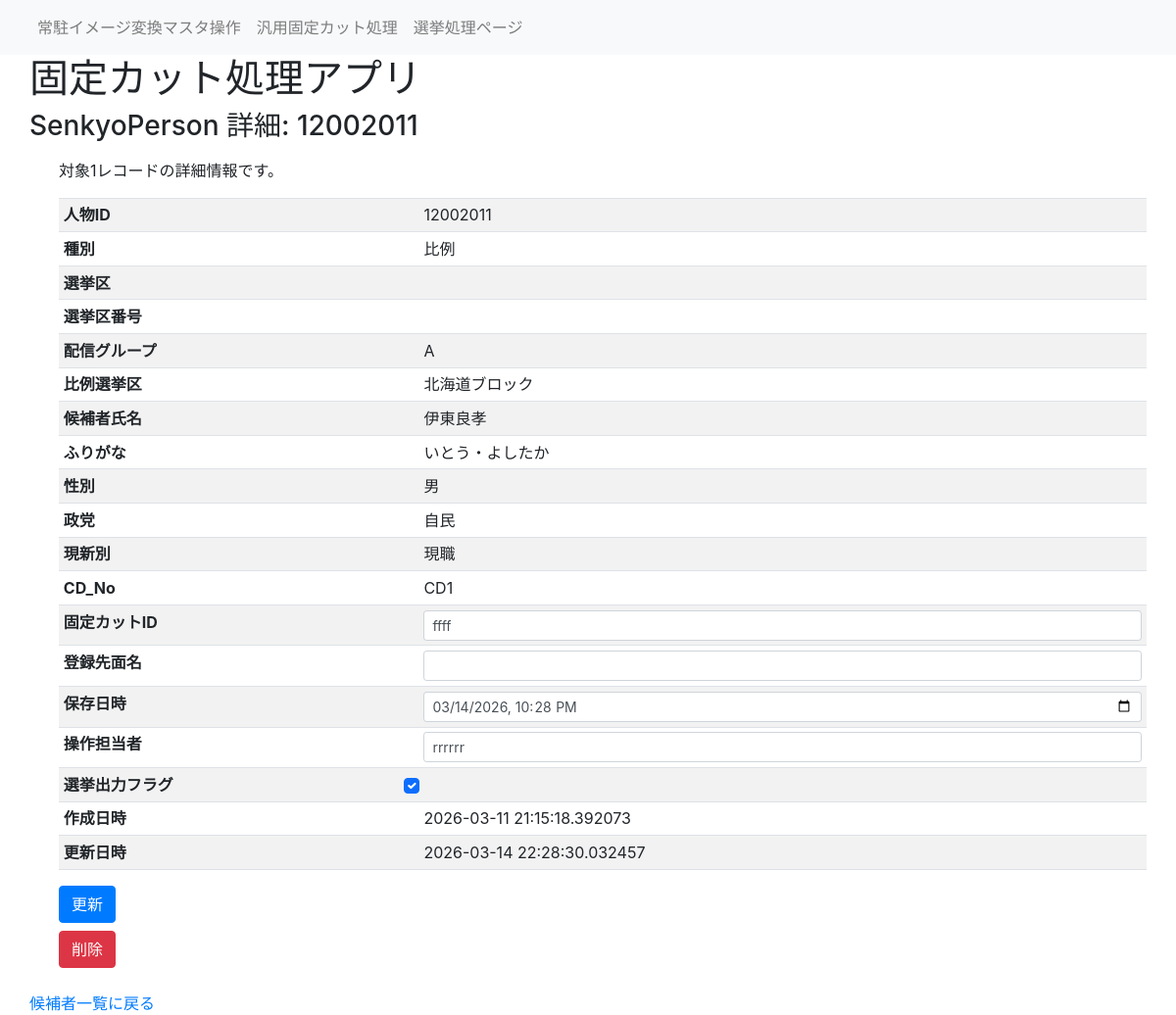
Page /senkyo_person_table_detail/12002011 on the earlier database version.
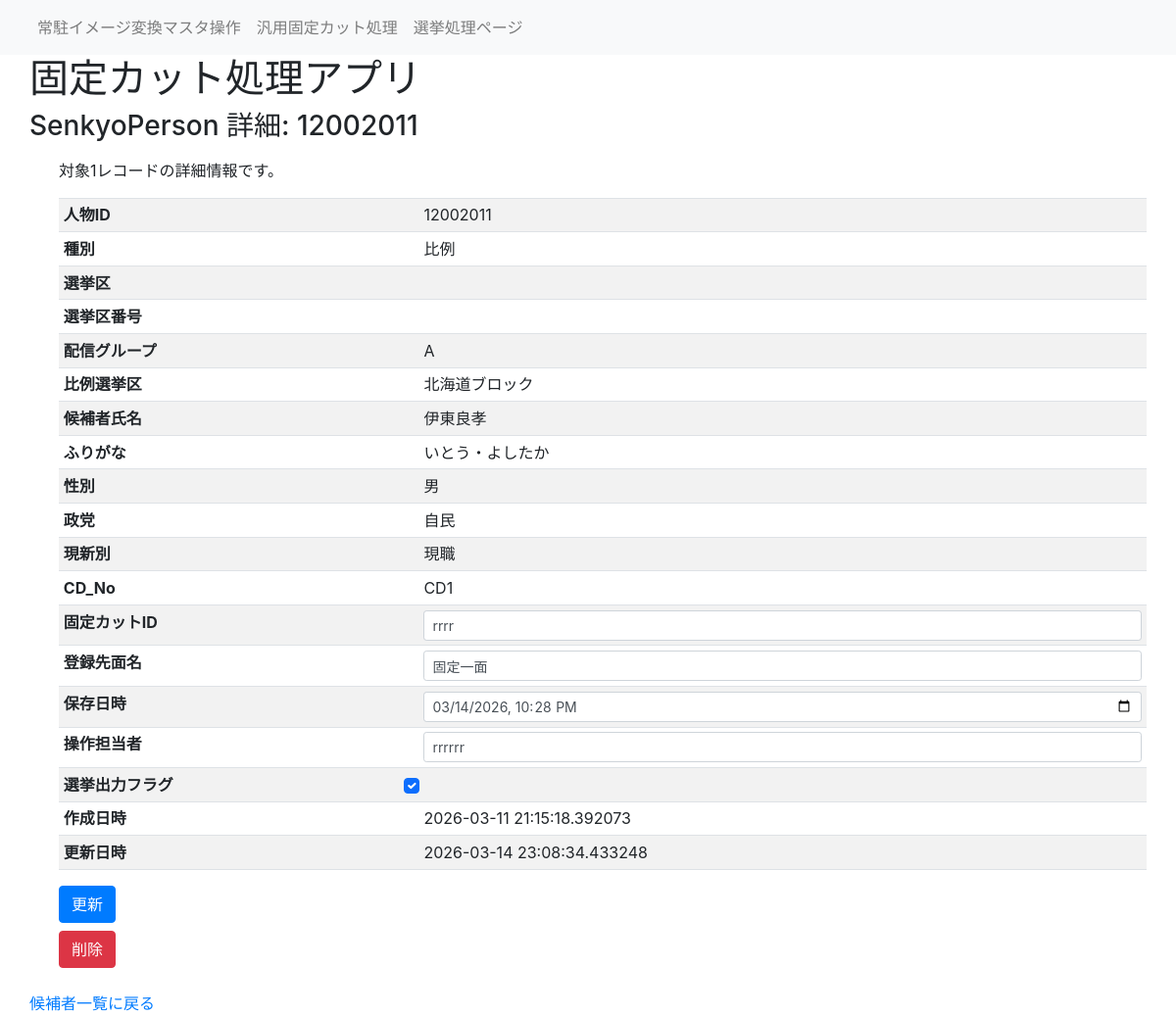
Same page on the later database version.
### fixedcut_app/models/senkyo_person.py (models this page shows)
class SenkyoPerson(db.Model):
    ___tablename__ = "SenkyoPerson"
    id = db.Column(db.Integer, primary_key=True) #候補者番号
    syubetu = db.Column(db.String(5)) #選挙種別(選挙区、比例、重複)
    senkyoku = db.Column(db.String(10)) #選挙区（福島）
    senkyokuNo = db.Column(db.String(5)) #選挙区番号（1区）
    sendGroup = db.Column(db.String(2)) #配信グループ（A～C）
    hirei = db.Column(db.String(10))  #比例選挙単位（東北ブロック）
    name = db.Column(db.String(20))  #氏名
    hurigana = db.Column(db.String(20))  #指名読み仮名
    name_jikai = db.Column(db.String(100))  #指名字解
    kyodo_name = db.Column(db.String(20))  #共同表記氏名
    seibetsu = db.Column(db.String(5))  #性別
    seito = db.Column(db.String(30))  #政党
    genshinbetu = db.Column(db.String(2))  #現新別
    facefilename = db.Column(db.String(100))  #顔写真ファイル名
    photo_date = db.Column(db.DateTime)  #撮影日
    CD_No = db.Column(db.String(5))  #配信CD
    fixedcutID = db.Column(db.String(20))  #固定カットID
    updateCount = db.Column(db.Integer) #更新回数
    store_date = db.Column(db.DateTime)  #保存日時
    MenName = db.Column(db.String(20)) #登録先面名
    operater = db.Column(db.String(20)) #操作担当者
    created_at = db.Column(db.DateTime, nullable=False, default=datetime.now)  # 作成日時
    updated_at = db.Column(db.DateTime, nullable=False, default=datetime.now, onupdate=datetime.now)  # 更新日時
    output_Flg = db.Column(db.Boolean, default=True) #選挙出力フラグ

### fixedcut_app/views.py (the view, shortened to what this page needs)
@app.route('/senkyo_person_table_detail/<int:id>', methods=['GET', 'POST'])
def senkyo_person_table_detail(id):
    person = db.session.query(SenkyoPerson).filter(SenkyoPerson.id == id).first()
    if person is None:
        return render_template('error_404.html'), 404
    return render_template('senkyo_person_table_detail.html', person=person)

### fixedcut_app/views.py (called while the page is built)
@app.before_request
def log_request():
    app.logger.info("Request: %s %s from %s", request.method, request.path, request.remote_addr)

### fixedcut_app/templates/senkyo_person_table_detail.html (shortened to what this page needs)
{% extends 'layout.html' %}
{% block header %}
<h3>SenkyoPerson 詳細: {{ person.id }}</h3>
{% endblock %}
{% block content %}
<div class="container mt-3">
    <p>対象1レコードの詳細情報です。</p>
    <div class="table-responsive">
        <form id="personDetailForm" action="{{ url_for('senkyo_person_table_detail', id=person.id) }}" method="POST">
            <table class="table table-striped table-hover table-sm">
                <tbody>
                    <tr><th>人物ID</th><td>{{ person.id }}</td></tr>
                    <tr><th>種別</th><td>{{ person.syubetu }}</td></tr>
                    <tr><th>選挙区</th><td>{{ person.senkyoku }}</td></tr>
                    <tr><th>選挙区番号</th><td>{{ person.senkyokuNo }}</td></tr>
                    <tr><th>配信グループ</th><td>{{ person.sendGroup }}</td></tr>
                    <tr><th>比例選挙区</th><td>{{ person.hirei }}</td></tr>
                    <tr><th>候補者氏名</th><td>{{ person.name }}</td></tr>
                    <tr><th>ふりがな</th><td>{{ person.hurigana }}</td></tr>
                    <tr><th>性別</th><td>{{ person.seibetsu }}</td></tr>
                    <tr><th>政党</th><td>{{ person.seito }}</td></tr>
                    <tr><th>現新別</th><td>{{ person.genshinbetu }}</td></tr>
                    <tr><th>CD_No</th><td>{{ person.CD_No }}</td></tr>
                    <tr>
                        <th>固定カットID</th>
                        <td><input type="text" class="form-control form-control-sm" name="fixedcutID" value="{{ person.fixedcutID or '' }}"></td>
                    </tr>
                    <tr>
                        <th>登録先面名</th>
                        <td><input type="text" class="form-control form-control-sm" name="MenName" value="{{ person.MenName or '' }}"></td>
                    </tr>
                    <tr>
                        <th>保存日時</th>
                        <td><input type="datetime-local" class="form-control form-control-sm" name="store_date" value="{{ person.store_date.strftime('%Y-%m-%dT%H:%M') if person.store_date else '' }}"></td>
                    </tr>
                    <tr>
                        <th>操作担当者</th>
                        <td><input type="text" class="form-control form-control-sm" name="operater" value="{{ person.operater or '' }}"></td>
                    </tr>
                    <tr>
                        <th>選挙出力フラグ</th>
                        <td>
                            <input type="checkbox" class="form-check-input" name="output_Flg" value="1" {% if person.output_Flg %}checked{% endif %}>
                        </td>
                    </tr>
                    <tr><th>作成日時</th><td>{{ person.created_at }}</td></tr>
                    <tr><th>更新日時</th><td>{{ person.updated_at }}</td></tr>
                </tbody>
            </table>
            <div class="mt-2">
                <button type="submit" class="btn btn-primary me-2">更新</button>
            </div>
        </form>
        <form id="personDeleteForm" action="{{ url_for('senkyo_person_delete', id=person.id) }}" method="POST" class="mt-2">
            <button type="submit" class="btn btn-danger">削除</button>
        </form>
    </div>
</div>
{% endblock %}
{% block footer %}
<a href="{{ url_for('senkyo_person_table') }}">候補者一覧に戻る</a>
{% endblock %}

Differences in the rows shown:
changed SenkyoPerson "比例": fixedcutID "ffff" → "rrrr"; MenName (not shown) → "固定一面"; updated_at "2026-03-14 22:28:30.032457" → "2026-03-14 23:08:34.433248"
